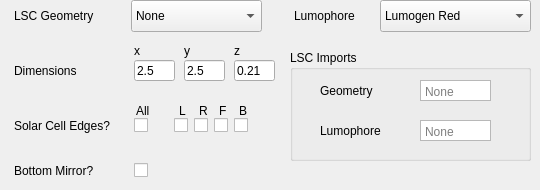
    <widget class="QWidget" name="tab_2">
     <attribute name="title">
      <string>2</string>
     </attribute>
     <widget class="QLabel" name="label_32">
      <property name="geometry">
       <rect>
        <x>184</x>
        <y>40</y>
        <width>21</width>
        <height>21</height>
       </rect>
      </property>
      <property name="text">
       <string>y</string>
      </property>
     </widget>
     <widget class="QCheckBox" name="checkBox_7">
      <property name="geometry">
       <rect>
        <x>234</x>
        <y>110</y>
        <width>21</width>
        <height>31</height>
       </rect>
      </property>
      <property name="text">
       <string/>
      </property>
     </widget>
     <widget class="QCheckBox" name="checkBox_8">
      <property name="geometry">
       <rect>
        <x>214</x>
        <y>110</y>
        <width>21</width>
        <height>31</height>
       </rect>
      </property>
      <property name="text">
       <string/>
      </property>
     </widget>
     <widget class="QLineEdit" name="lineEdit_14">
      <property name="geometry">
       <rect>
        <x>184</x>
        <y>60</y>
        <width>41</width>
        <height>21</height>
       </rect>
      </property>
      <property name="text">
       <string>2.5</string>
      </property>
      <property name="placeholderText">
       <string>x/y</string>
      </property>
     </widget>
     <widget class="QLabel" name="label_33">
      <property name="geometry">
       <rect>
        <x>239</x>
        <y>100</y>
        <width>16</width>
        <height>21</height>
       </rect>
      </property>
      <property name="text">
       <string>B</string>
      </property>
     </widget>
     <widget class="QLabel" name="label_34">
      <property name="geometry">
       <rect>
        <x>219</x>
        <y>100</y>
        <width>16</width>
        <height>21</height>
       </rect>
      </property>
      <property name="text">
       <string>F</string>
      </property>
     </widget>
     <widget class="QCheckBox" name="checkBox_9">
      <property name="geometry">
       <rect>
        <x>134</x>
        <y>160</y>
        <width>86</width>
        <height>21</height>
       </rect>
      </property>
      <property name="text">
       <string/>
      </property>
     </widget>
     <widget class="QLabel" name="label_35">
      <property name="geometry">
       <rect>
        <x>14</x>
        <y>160</y>
        <width>111</width>
        <height>21</height>
       </rect>
      </property>
      <property name="text">
       <string>Bottom Mirror?</string>
      </property>
     </widget>
     <widget class="QLabel" name="label_36">
      <property name="geometry">
       <rect>
        <x>136</x>
        <y>100</y>
        <width>21</width>
        <height>21</height>
       </rect>
      </property>
      <property name="text">
       <string>All</string>
      </property>
     </widget>
     <widget class="QLabel" name="label_37">
      <property name="geometry">
       <rect>
        <x>14</x>
        <y>60</y>
        <width>91</width>
        <height>21</height>
       </rect>
      </property>
      <property name="text">
       <string>Dimensions</string>
      </property>
     </widget>
     <widget class="QLabel" name="label_38">
      <property name="geometry">
       <rect>
        <x>199</x>
        <y>100</y>
        <width>16</width>
        <height>21</height>
       </rect>
      </property>
      <property name="text">
       <string>R</string>
      </property>
     </widget>
     <widget class="QLabel" name="label_39">
      <property name="geometry">
       <rect>
        <x>14</x>
        <y>5</y>
        <width>111</width>
        <height>21</height>
       </rect>
      </property>
      <property name="text">
       <string>LSC Geometry</string>
      </property>
     </widget>
     <widget class="QComboBox" name="comboBox_4">
      <property name="geometry">
       <rect>
        <x>131</x>
        <y>0</y>
        <width>131</width>
        <height>32</height>
       </rect>
      </property>
      <item>
       <property name="text">
        <string>None</string>
       </property>
      </item>
      <item>
       <property name="text">
        <string>Box</string>
       </property>
      </item>
      <item>
       <property name="text">
        <string>Cylinder</string>
       </property>
      </item>
      <item>
       <property name="text">
        <string>Sphere</string>
       </property>
      </item>
      <item>
       <property name="text">
        <string>Import Mesh</string>
       </property>
      </item>
     </widget>
     <widget class="QLabel" name="label_40">
      <property name="geometry">
       <rect>
        <x>14</x>
        <y>115</y>
        <width>111</width>
        <height>21</height>
       </rect>
      </property>
      <property name="text">
       <string>Solar Cell Edges?</string>
      </property>
     </widget>
     <widget class="QLabel" name="label_41">
      <property name="geometry">
       <rect>
        <x>179</x>
        <y>100</y>
        <width>16</width>
        <height>21</height>
       </rect>
      </property>
      <property name="text">
       <string>L</string>
      </property>
     </widget>
     <widget class="QCheckBox" name="checkBox_10">
      <property name="geometry">
       <rect>
        <x>134</x>
        <y>110</y>
        <width>21</width>
        <height>31</height>
       </rect>
      </property>
      <property name="text">
       <string/>
      </property>
      <property name="checked">
       <bool>false</bool>
      </property>
     </widget>
     <widget class="QLineEdit" name="lineEdit_15">
      <property name="geometry">
       <rect>
        <x>234</x>
        <y>60</y>
        <width>41</width>
        <height>21</height>
       </rect>
      </property>
      <property name="text">
       <string>0.21</string>
      </property>
      <property name="placeholderText">
       <string>z</string>
      </property>
     </widget>
     <widget class="QLabel" name="label_42">
      <property name="geometry">
       <rect>
        <x>234</x>
        <y>40</y>
        <width>16</width>
        <height>21</height>
       </rect>
      </property>
      <property name="text">
       <string>z</string>
      </property>
     </widget>
     <widget class="QLineEdit" name="lineEdit_16">
      <property name="geometry">
       <rect>
        <x>134</x>
        <y>60</y>
        <width>41</width>
        <height>21</height>
       </rect>
      </property>
      <property name="text">
       <string>2.5</string>
      </property>
      <property name="placeholderText">
       <string>x/y</string>
      </property>
     </widget>
     <widget class="QComboBox" name="comboBox_5">
      <property name="geometry">
       <rect>
        <x>380</x>
        <y>0</y>
        <width>151</width>
        <height>32</height>
       </rect>
      </property>
      <item>
       <property name="text">
        <string>Lumogen Red</string>
       </property>
      </item>
      <item>
       <property name="text">
        <string>Import Custom</string>
       </property>
      </item>
     </widget>
     <widget class="QCheckBox" name="checkBox_11">
      <property name="geometry">
       <rect>
        <x>174</x>
        <y>110</y>
        <width>21</width>
        <height>31</height>
       </rect>
      </property>
      <property name="text">
       <string/>
      </property>
     </widget>
     <widget class="QCheckBox" name="checkBox_12">
      <property name="geometry">
       <rect>
        <x>194</x>
        <y>110</y>
        <width>21</width>
        <height>31</height>
       </rect>
      </property>
      <property name="text">
       <string/>
      </property>
     </widget>
     <widget class="QLabel" name="label_43">
      <property name="geometry">
       <rect>
        <x>294</x>
        <y>5</y>
        <width>91</width>
        <height>21</height>
       </rect>
      </property>
      <property name="text">
       <string>Lumophore</string>
      </property>
     </widget>
     <widget class="QLabel" name="label_44">
      <property name="geometry">
       <rect>
        <x>134</x>
        <y>40</y>
        <width>21</width>
        <height>21</height>
       </rect>
      </property>
      <property name="text">
       <string>x</string>
      </property>
     </widget>
     <widget class="QGroupBox" name="groupBox_6">
      <property name="geometry">
       <rect>
        <x>290</x>
        <y>50</y>
        <width>241</width>
        <height>111</height>
       </rect>
      </property>
      <property name="title">
       <string>LSC Imports</string>
      </property>
      <widget class="QPlainTextEdit" name="plainTextEdit_3">
       <property name="geometry">
        <rect>
         <x>130</x>
         <y>30</y>
         <width>71</width>
         <height>21</height>
        </rect>
       </property>
       <property name="sizePolicy">
        <sizepolicy hsizetype="Expanding" vsizetype="Expanding">
         <horstretch>0</horstretch>
         <verstretch>0</verstretch>
        </sizepolicy>
       </property>
       <property name="verticalScrollBarPolicy">
        <enum>Qt::ScrollBarAlwaysOff</enum>
       </property>
       <property name="horizontalScrollBarPolicy">
        <enum>Qt::ScrollBarAlwaysOff</enum>
       </property>
       <property name="lineWrapMode">
        <enum>QPlainTextEdit::NoWrap</enum>
       </property>
       <property name="readOnly">
        <bool>true</bool>
       </property>
       <property name="placeholderText">
        <string>None</string>
       </property>
      </widget>
      <widget class="QPlainTextEdit" name="plainTextEdit_5">
       <property name="geometry">
        <rect>
         <x>130</x>
         <y>70</y>
         <width>71</width>
         <height>21</height>
        </rect>
       </property>
       <property name="sizePolicy">
        <sizepolicy hsizetype="Expanding" vsizetype="Expanding">
         <horstretch>0</horstretch>
         <verstretch>0</verstretch>
        </sizepolicy>
       </property>
       <property name="verticalScrollBarPolicy">
        <enum>Qt::ScrollBarAlwaysOff</enum>
       </property>
       <property name="horizontalScrollBarPolicy">
        <enum>Qt::ScrollBarAlwaysOff</enum>
       </property>
       <property name="lineWrapMode">
        <enum>QPlainTextEdit::NoWrap</enum>
       </property>
       <property name="readOnly">
        <bool>true</bool>
       </property>
       <property name="placeholderText">
        <string>None</string>
       </property>
      </widget>
      <widget class="QLabel" name="label_45">
       <property name="geometry">
        <rect>
         <x>30</x>
         <y>30</y>
         <width>91</width>
         <height>21</height>
        </rect>
       </property>
       <property name="text">
        <string>Geometry</string>
       </property>
      </widget>
      <widget class="QLabel" name="label_46">
       <property name="geometry">
        <rect>
         <x>30</x>
         <y>70</y>
         <width>91</width>
         <height>21</height>
        </rect>
       </property>
       <property name="text">
        <string>Lumophore</string>
       </property>
      </widget>
     </widget>
    </widget>
